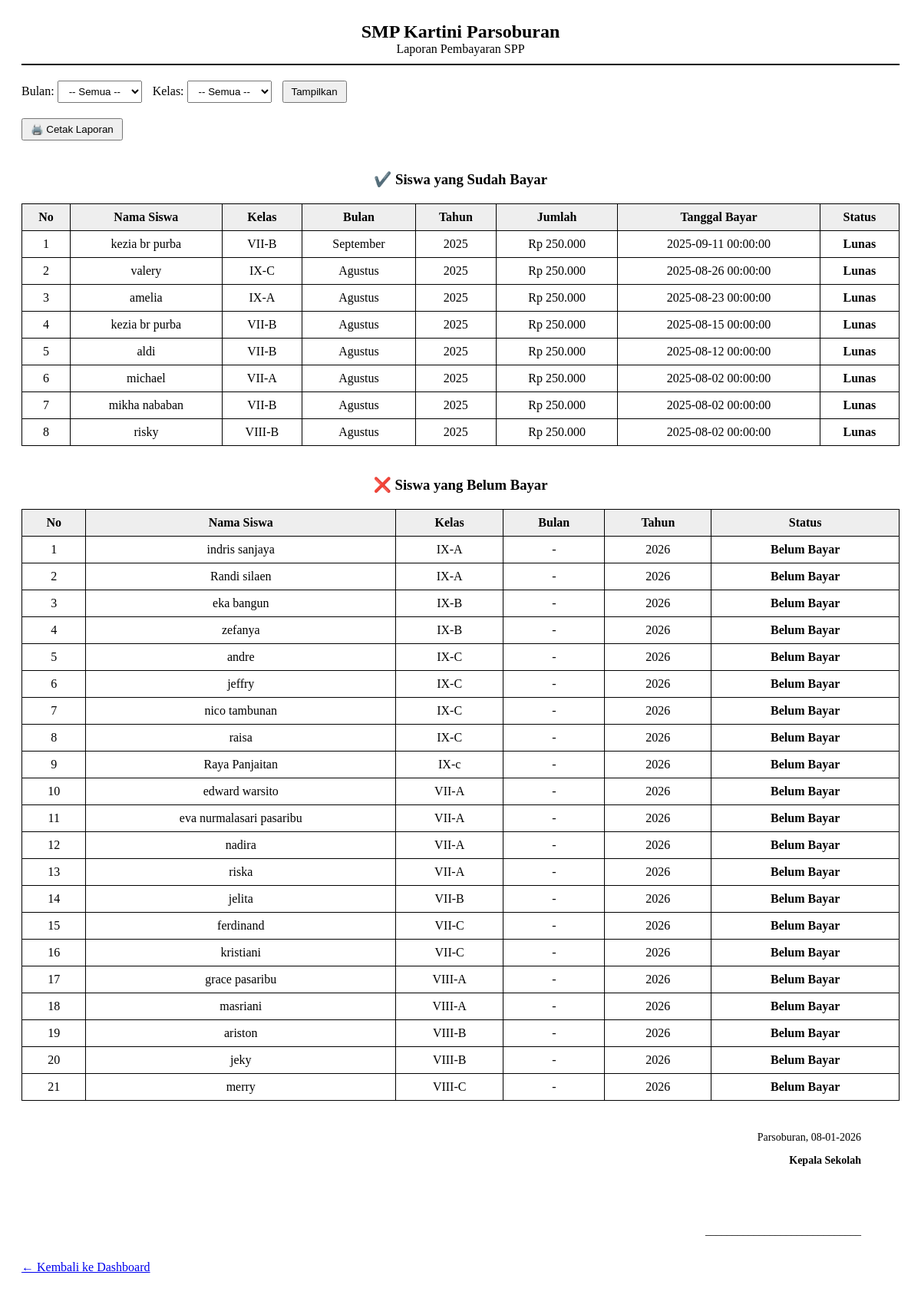
/admin/laporan_pembayaran.php (signed in), run on the app's committed database.
### tables this page shows
CREATE TABLE `pembayaran` (
  `id` int(11) NOT NULL,
  `id_siswa` int(11) DEFAULT NULL,
  `bulan` varchar(20) DEFAULT NULL,
  `tahun` varchar(4) DEFAULT NULL,
  `jumlah` int(11) DEFAULT NULL,
  `tanggal_bayar` datetime DEFAULT current_timestamp(),
  `bukti` varchar(255) DEFAULT NULL,
  `status` enum('pending','lunas','ditolak') DEFAULT 'pending'
);

CREATE TABLE `siswa` (
  `id` int(11) NOT NULL,
  `id_user` int(11) NOT NULL,
  `nama` varchar(50) NOT NULL,
  `kelas` varchar(10) NOT NULL,
  `nis` varchar(10) NOT NULL
);

### admin/laporan_pembayaran.php (the view, shortened to what this page needs)
<?php
include '../config/koneksi.php';
?>
<!DOCTYPE html>
<html lang="id">
<head>
</head>
<body>
<div class="header">
    <h2>SMP Kartini Parsoburan</h2>
    <h4>Laporan Pembayaran SPP</h4>
</div>
<hr>
<div class="form-filter">
    <form method="GET">
        <label>Bulan:
            <select name="filter_bulan">
                <option value="">-- Semua --</option>
            </select>
        </label>
        <label>Kelas:
            <select name="filter_kelas">
                <option value="">-- Semua --</option>
            </select>
        </label>
        <button type="submit">Tampilkan</button>
    </form>
</div>
<div class="btn-print">
    <button onclick="window.print()">🖨️ Cetak Laporan</button>
</div>
<?php
$filterBulan = isset($_GET['filter_bulan']) ? $_GET['filter_bulan'] : '';
?>
<h3>✔️ Siswa yang Sudah Bayar</h3>
<table>
    <thead>
        <tr>
            <th>No</th>
            <th>Nama Siswa</th>
            <th>Kelas</th>
            <th>Bulan</th>
            <th>Tahun</th>
            <th>Jumlah</th>
            <th>Tanggal Bayar</th>
            <th>Status</th>
        </tr>
    </thead>
    <tbody>
    <?php
    $where = "WHERE pembayaran.status = 'lunas'";
    $query = mysqli_query($koneksi, "
        SELECT
            siswa.nama,
            siswa.kelas,
            pembayaran.bulan,
            pembayaran.tahun,
            pembayaran.jumlah,
            pembayaran.tanggal_bayar,
            pembayaran.status
        FROM pembayaran
        INNER JOIN siswa ON pembayaran.id_siswa = siswa.id
        $where
        ORDER BY pembayaran.tanggal_bayar DESC
    ");
    $no = 1;
    while ($data = mysqli_fetch_assoc($query)) {
        echo "<tr>
            <td>{$no}</td>
            <td>" . htmlspecialchars($data['nama']) . "</td>
            <td>{$data['kelas']}</td>
            <td>{$data['bulan']}</td>
            <td>{$data['tahun']}</td>
            <td>Rp " . number_format($data['jumlah'], 0, ',', '.') . "</td>
            <td>{$data['tanggal_bayar']}</td>
            <td><strong>Lunas</strong></td>
        </tr>";
        $no++;
    }
    ?>
    </tbody>
</table>
<h3>❌ Siswa yang Belum Bayar</h3>
<table>
    <thead>
        <tr>
            <th>No</th>
            <th>Nama Siswa</th>
            <th>Kelas</th>
            <th>Bulan</th>
            <th>Tahun</th>
            <th>Status</th>
        </tr>
    </thead>
    <tbody>
    <?php
    $whereSiswa = "WHERE 1=1";
    $siswaQuery = mysqli_query($koneksi, "SELECT id, nama, kelas FROM siswa $whereSiswa ORDER BY kelas, nama");
    $no = 1;
    while ($siswa = mysqli_fetch_assoc($siswaQuery)) {
        $cek = mysqli_query($koneksi, "
            SELECT * FROM pembayaran
            WHERE id_siswa='{$siswa['id']}'
            " . ($filterBulan ? " AND bulan='$filterBulan'" : "") . "
            AND status='lunas'
        ");
        if (mysqli_num_rows($cek) == 0) {
            echo "<tr>
                <td>{$no}</td>
                <td>" . htmlspecialchars($siswa['nama']) . "</td>
                <td>{$siswa['kelas']}</td>
                <td>" . ($filterBulan ?: '-') . "</td>
                <td>" . date('Y') . "</td>
                <td><strong>Belum Bayar</strong></td>
            </tr>";
            $no++;
        }
    }
    ?>
    </tbody>
</table>
<div class="footer">
    <p>Parsoburan, <?= date('d-m-Y') ?></p>
    <p><strong>Kepala Sekolah</strong></p>
    <br><br><br>
    <p>_____________________________</p>
</div>
<div class="kembali">
    <a href="dashboard.php">← Kembali ke Dashboard</a>
</div>
</body>
</html>

### admin/laporan_pembayaran.php (style rules this page uses)
body { font-family: 'Times New Roman', Times, serif; background: #fff; color: #000; padding: 20px; }
.header { text-align: center; }
.header h2, .header h4 { margin: 0; }
.header h4 { font-weight: normal; }
hr { border: 1px solid #000; margin-top: 10px; }
table { width: 100%; border-collapse: collapse; margin-top: 20px; }
th, td { border: 1px solid #000; padding: 8px; text-align: center; }
th { background-color: #eee; }
.footer { margin-top: 40px; text-align: right; padding-right: 50px; font-size: 14px; }
.form-filter { margin: 20px 0; }
select, button { padding: 5px 10px; margin-right: 10px; }
.btn-print { margin-bottom: 20px; }
.kembali { margin-top: 30px; }
h3 { margin-top:40px; text-align:center; }

### data on the page
pembayaran: id_siswa.nama "kezia br purba", id_siswa.kelas "VII-B", bulan "September", tahun "2025", jumlah "250.000", tanggal_bayar "2025-09-11 00:00:00"
pembayaran: id_siswa.nama "valery", id_siswa.kelas "IX-C", bulan "Agustus", tahun "2025", jumlah "250.000", tanggal_bayar "2025-08-26 00:00:00"
pembayaran: id_siswa.nama "amelia", id_siswa.kelas "IX-A", bulan "Agustus", tahun "2025", jumlah "250.000", tanggal_bayar "2025-08-23 00:00:00"
pembayaran: id_siswa.nama "kezia br purba", id_siswa.kelas "VII-B", bulan "Agustus", tahun "2025", jumlah "250.000", tanggal_bayar "2025-08-15 00:00:00"
pembayaran: id_siswa.nama "aldi", id_siswa.kelas "VII-B", bulan "Agustus", tahun "2025", jumlah "250.000", tanggal_bayar "2025-08-12 00:00:00"
pembayaran: id_siswa.nama "michael", id_siswa.kelas "VII-A", bulan "Agustus", tahun "2025", jumlah "250.000", tanggal_bayar "2025-08-02 00:00:00"
pembayaran: id_siswa.nama "mikha nababan", id_siswa.kelas "VII-B", bulan "Agustus", tahun "2025", jumlah "250.000", tanggal_bayar "2025-08-02 00:00:00"
pembayaran: id_siswa.nama "risky", id_siswa.kelas "VIII-B", bulan "Agustus", tahun "2025", jumlah "250.000", tanggal_bayar "2025-08-02 00:00:00"
siswa: nama "indris sanjaya", kelas "IX-A"
siswa: nama "Randi silaen", kelas "IX-A"
siswa: nama "eka bangun", kelas "IX-B"
siswa: nama "zefanya", kelas "IX-B"
siswa: nama "andre", kelas "IX-C"
siswa: nama "jeffry", kelas "IX-C"
siswa: nama "nico tambunan", kelas "IX-C"
siswa: nama "raisa", kelas "IX-C"
siswa: nama "Raya Panjaitan", kelas "IX-c"
siswa: nama "edward warsito", kelas "VII-A"
siswa: nama "eva nurmalasari pasaribu", kelas "VII-A"
siswa: nama "nadira", kelas "VII-A"
siswa: nama "riska", kelas "VII-A"
siswa: nama "jelita", kelas "VII-B"
siswa: nama "ferdinand", kelas "VII-C"
siswa: nama "kristiani", kelas "VII-C"
siswa: nama "grace pasaribu", kelas "VIII-A"
siswa: nama "masriani", kelas "VIII-A"
siswa: nama "ariston", kelas "VIII-B"
siswa: nama "jeky", kelas "VIII-B"
siswa: nama "merry", kelas "VIII-C"
